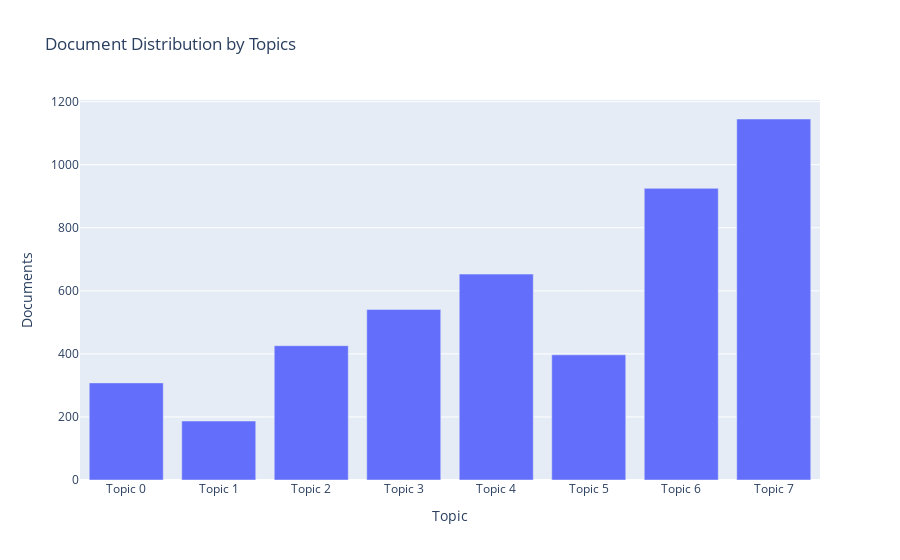

This figure's notebook cell:
### Code cell
plot_model(lda, plot = 'topic_distribution')

### Figure 1 — Plotly figure (JSON) as saved in the notebook; plotly's stock layout.template omitted (floating-point values rounded to 4 significant figures)
{"data": [{"alignmentgroup": "True", "customdata": [["ship, good, space, pirate, planet, company, move, round, track, crew"], ["race, opponent, move, power, spell, win, creature, car, god, warrior"], ["make, good, word, get, try, know, find, many, win, case"], ["battle, rule, include, unit, system, war, map, force, campaign, army"], ["hero, monster, character, treasure, adventure, world, find, unique, ability, different"], ["deck, team, character, set, dice, attack, mission, also, enemy, include"], ["point, tile, place, score, round, number, end, color, win, hand"], ["build, resource, city, building, point, victory, end, gain, good, phase"]], "hovertemplate": "Topic=%{x}<br>Documents=%{y}<br>Keyword=%{customdata[0]}<extra></extra>", "legendgroup": "", "marker": {"color": "#636efa", "pattern": {"shape": ""}}, "name": "", "offsetgroup": "", "orientation": "v", "showlegend": false, "textposition": "auto", "type": "bar", "x": ["Topic 0", "Topic 1", "Topic 2", "Topic 3", "Topic 4", "Topic 5", "Topic 6", "Topic 7"], "xaxis": "x", "y": [308, 187, 426, 541, 653, 397, 925, 1145], "yaxis": "y"}], "layout": {"barmode": "relative", "legend": {"tracegroupgap": 0}, "title": {"text": "Document Distribution by Topics"}, "xaxis": {"anchor": "y", "domain": [0, 1], "title": {"text": "Topic"}}, "yaxis": {"anchor": "x", "domain": [0, 1], "title": {"text": "Documents"}}}}
